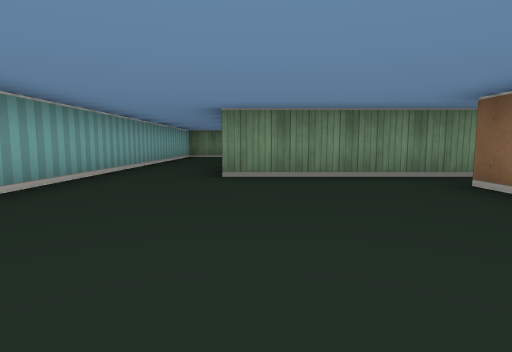
[1] (above)

24 first-person views from a walk through a cub3D level. The camera is about half as high as the walls, tilts 6° down and sees 80° across. The floor is counted in squares. Each view is taken from the middle of a square. On the plan, view 1 faces up. The plan holds only what a view shows up to about 9 squares ahead; the rest is blank.

[2]
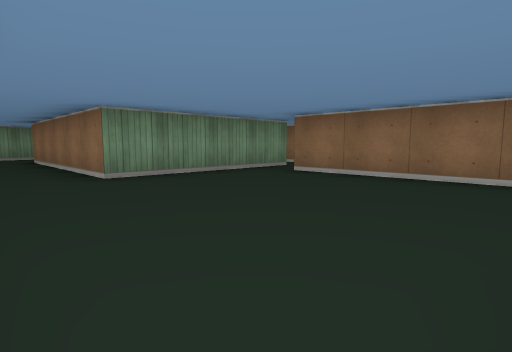

[3]
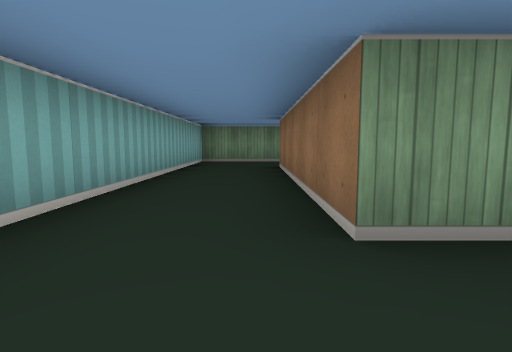

[4]
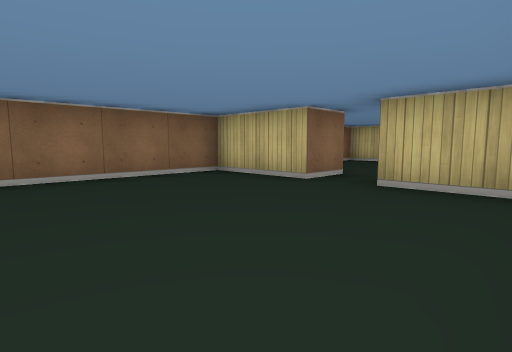

[5]
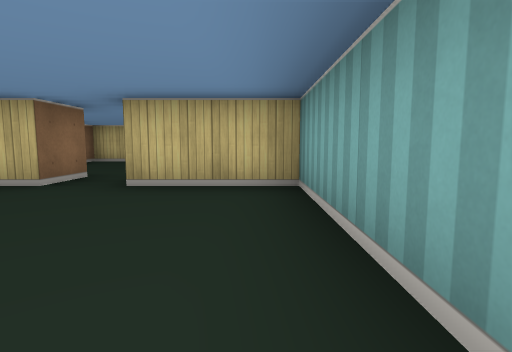

[6]
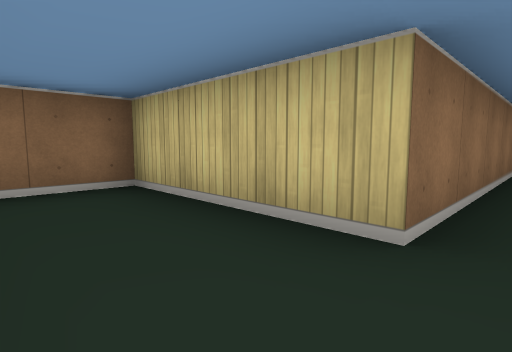

[7]
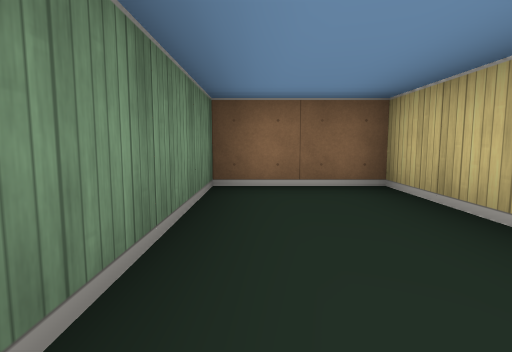

[8]
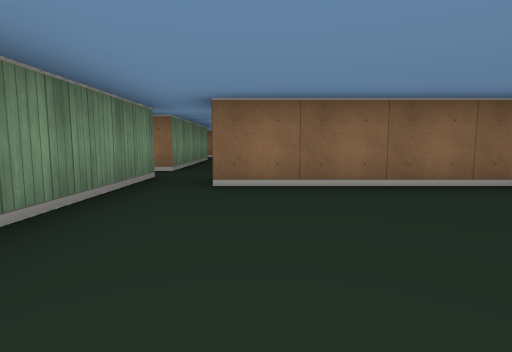

[9]
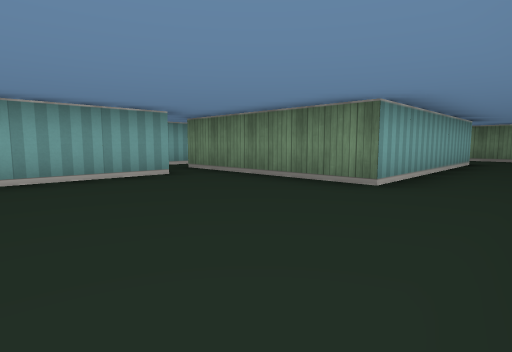

[10]
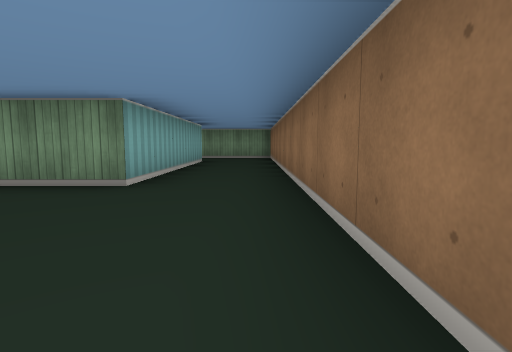

[11]
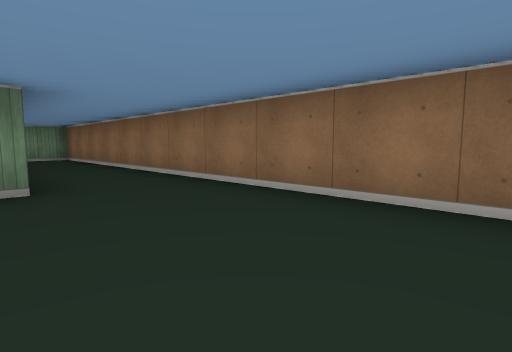

[12]
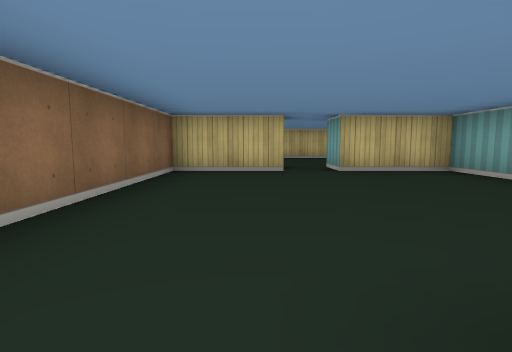

[13]
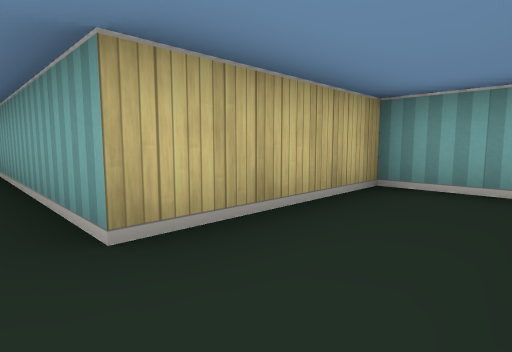

[14]
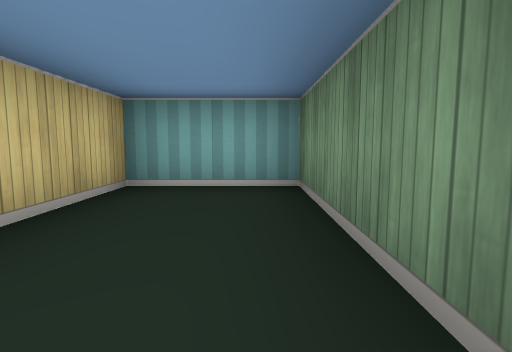

[15]
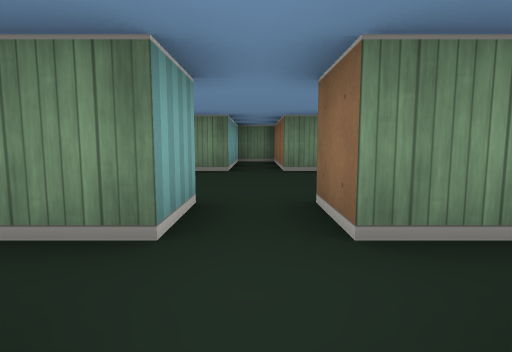

[16]
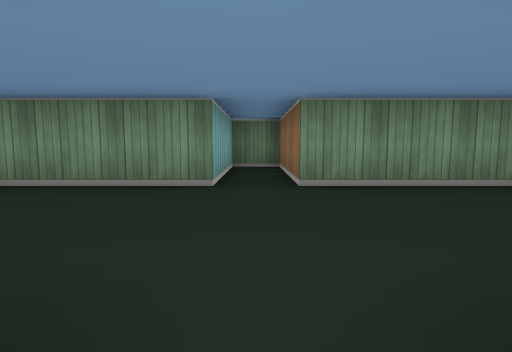

[17]
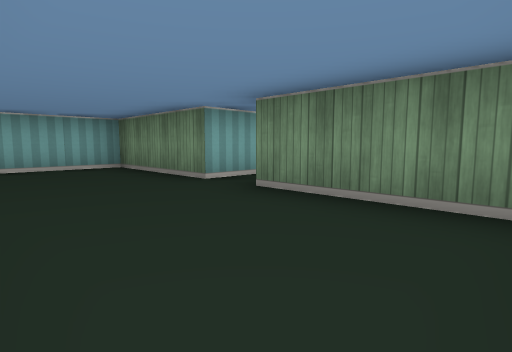

[18]
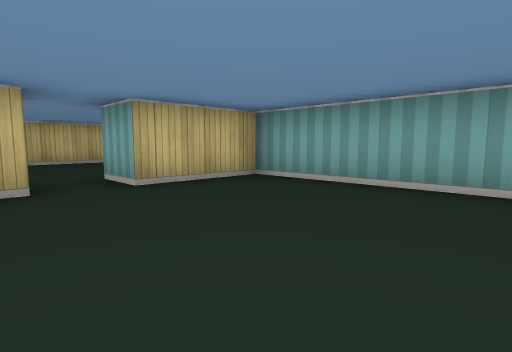

[19]
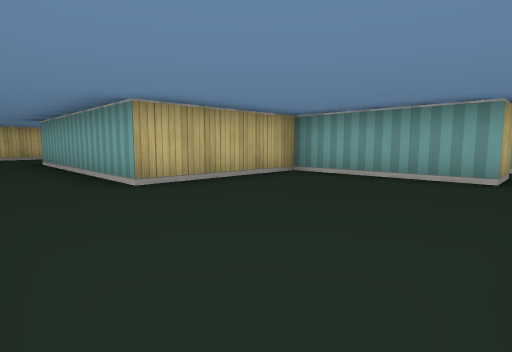

[20]
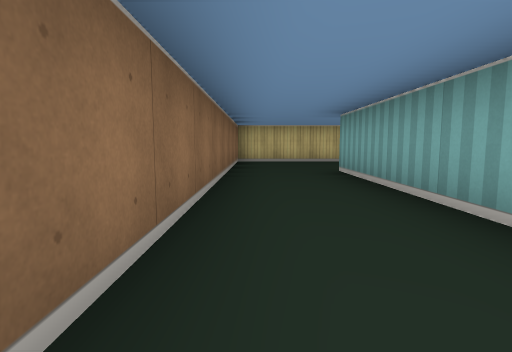

[21]
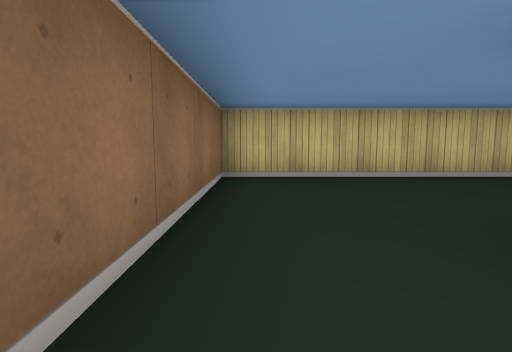

[22]
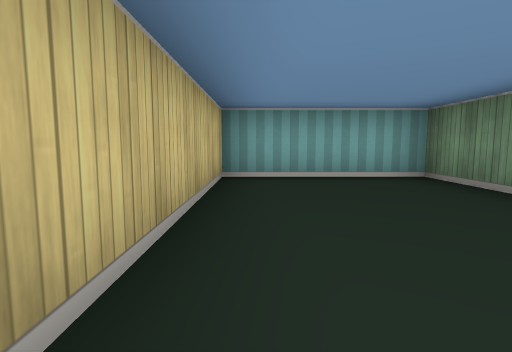

[23]
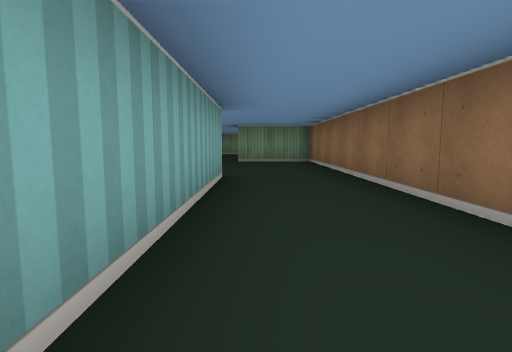

[24]
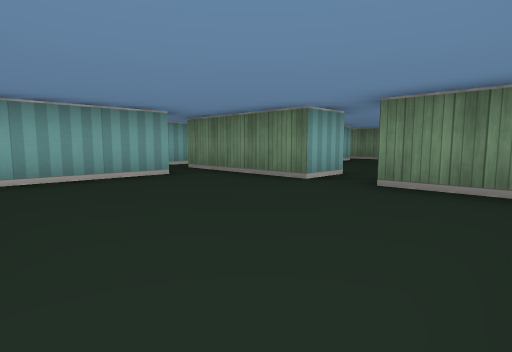

### Floor plan
Ten units are one square. View 1 is at (0, 0); x grows to the right and y downward. Boxes are objects, and circles mark ways between rooms. Rooms are numbered by the first view taken in them; rooms with no view inside come last. Other rooms are left out.
<svg viewBox="-30 -120 140 260">
<path fill="none" stroke="#000" d="M35 -45 -5 -45 -5 -95 25 -95 25 -115 -25 -115 -25 5 -5 5M5 5 25 5 25 -35M55 -36 55 5 75 5M84 5 105 5 105 -115 55 -115 55 -95 85 -95 85 -45 55 -45M45 25 55 25M55 15 45 15M35 8 35 15M55 -45 45 -45 45 -55M35 -55 35 -45M70 -85 45 -85 45 -115 35 -115 35 -85 5 -85 5 -65M71 105 55 105 55 135 105 135 105 15 85 15M55 25 55 55 85 55 85 105M75 5 75 15 55 15"/>
<circle cx="30" cy="-40" r="3" fill="#2a7"/>
<circle cx="50" cy="-40" r="3" fill="#2a7"/>
<circle cx="80" cy="10" r="3" fill="#2a7"/>
<circle cx="40" cy="-50" r="3" fill="#2a7"/>
<circle cx="50" cy="20" r="3" fill="#2a7"/>
<text x="-10" y="-50">1</text>
<text x="90" y="-50">2</text>
<text x="40" y="60">3</text>
<text x="40" y="-70">4</text>
<text x="90" y="70">5</text>
</svg>
Room 1 opens to room 3. Room 2 opens to room 3. Room 2 opens to room 5. Room 3 opens to room 4. Room 3 opens to room 5.

Where each view was taken, in squares from view 1:
view 1: 0 up, 0 right, facing up
view 2: 0 up, 2 left, facing up-right
view 3: 3 up, 1 left, facing up
view 4: 3 up, 2 left, facing down-right
view 5: 3 up, 2 left, facing down
view 6: 11 up, 1 left, facing down-right
view 7: 11 up, 1 left, facing right
view 8: 3 up, 1 left, facing right
view 9: 1 up, 10 right, facing up-left
view 10: 1 up, 10 right, facing up
view 11: 1 up, 8 right, facing up-right
view 12: 5 up, 9 right, facing down
view 13: 11 up, 9 right, facing down-left
view 14: 11 up, 9 right, facing left
view 15: 3 up, 4 right, facing up
view 16: 5 up, 4 right, facing up
view 17: 6 up, 7 right, facing up-left
view 18: 3 up, 9 right, facing down-left
view 19: 2 down, 10 right, facing down-left
view 20: 5 down, 10 right, facing down
view 21: 9 down, 10 right, facing down
view 22: 13 down, 10 right, facing left
view 23: 10 down, 9 right, facing up
view 24: 5 down, 10 right, facing up-left
